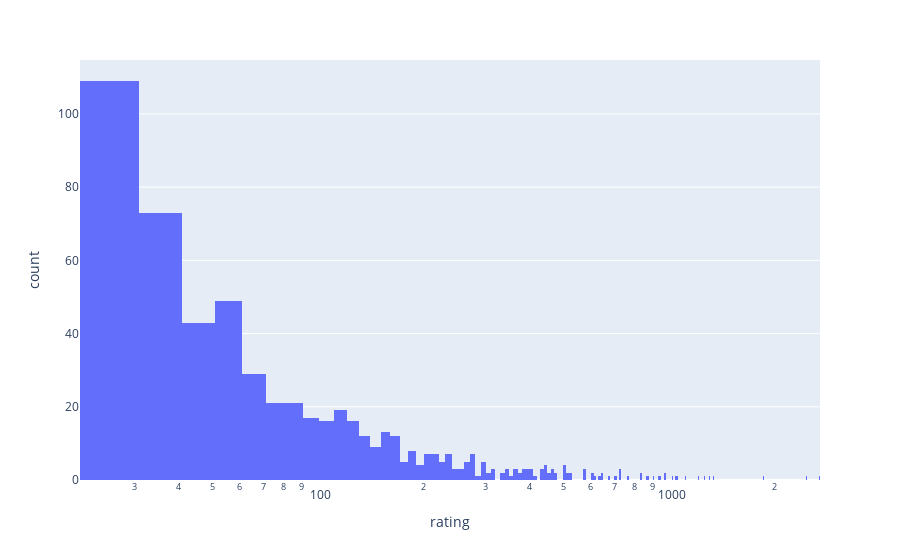

Here is the notebook cell this chart was saved with:
### Code cell
#sns.countplot(x='rating', data=user_group)
fig = px.histogram(user_group, x='rating', log_x=True)
fig.update_traces(xbins=dict(start=0.0, size=10))
fig.show()

### Figure 1 — Plotly figure (JSON) as saved in the notebook; plotly's stock layout.template omitted (floating-point values rounded to 4 significant figures; data arrays with more than 128 entries replaced by an {"elided": "..."} marker saying what was removed)
{"data": [{"alignmentgroup": "True", "bingroup": "x", "hovertemplate": "rating=%{x}<br>count=%{y}<extra></extra>", "legendgroup": "", "marker": {"color": "#636efa", "pattern": {"shape": ""}}, "name": "", "offsetgroup": "", "orientation": "v", "showlegend": false, "type": "histogram", "x": {"elided": "610 int values"}, "xaxis": "x", "xbins": {"size": 10, "start": 0}, "yaxis": "y"}], "layout": {"barmode": "relative", "legend": {"tracegroupgap": 0}, "margin": {"t": 60}, "xaxis": {"anchor": "y", "domain": [0, 1], "title": {"text": "rating"}, "type": "log"}, "yaxis": {"anchor": "x", "domain": [0, 1], "title": {"text": "count"}}}}
